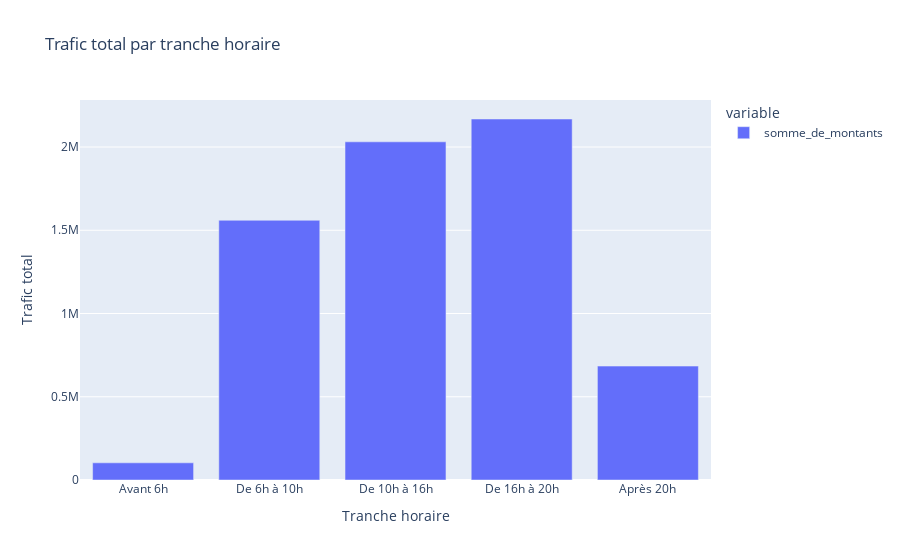

The cell this chart's notebook holds for it:
### Code cell
# Répartition par tranche horaire (ordre approximatif par centre de tranche)
if 'tranche_horaire' in df.columns:
    ordre = (df[['tranche_horaire','hour_bucket']]
             .drop_duplicates()
             .sort_values('hour_bucket'))['tranche_horaire'].tolist()
    trafic_tranches = (df
        .groupby('tranche_horaire')['somme_de_montants']
        .sum()
        .reindex(ordre))
    fig = px.bar(trafic_tranches, title="Trafic total par tranche horaire")
    fig.update_layout(xaxis_title='Tranche horaire', yaxis_title='Trafic total')
    fig.show()

### Figure 1 — Plotly figure (JSON) as saved in the notebook; plotly's stock layout.template omitted (floating-point values rounded to 4 significant figures)
{"data": [{"hovertemplate": "variable=somme_de_montants<br>tranche_horaire=%{x}<br>value=%{y}<extra></extra>", "legendgroup": "somme_de_montants", "marker": {"color": "#636efa", "pattern": {"shape": ""}}, "name": "somme_de_montants", "orientation": "v", "showlegend": true, "textposition": "auto", "type": "bar", "x": ["Avant 6h", "De 6h à 10h", "De 10h à 16h", "De 16h à 20h", "Après 20h"], "xaxis": "x", "y": [103170, 1559936, 2031223, 2168310, 684182], "yaxis": "y"}], "layout": {"barmode": "relative", "legend": {"title": {"text": "variable"}, "tracegroupgap": 0}, "title": {"text": "Trafic total par tranche horaire"}, "xaxis": {"anchor": "y", "domain": [0, 1], "title": {"text": "Tranche horaire"}}, "yaxis": {"anchor": "x", "domain": [0, 1], "title": {"text": "Trafic total"}}}}
